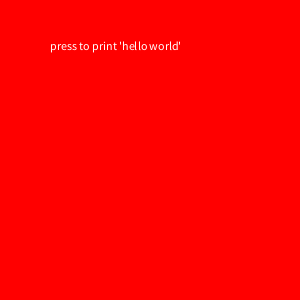
Frame 1 (no input)
Frame 60 (the mouse pressed at the canvas centre just before this capture): identical to frame 1, image omitted
Frame 120 (the mouse held since frame 60 and released just before this capture): identical to frame 1, image omitted

The Processing sketch that drew this single still picture (run headless with seeded random() and noise(); from frame 60 on, the mouse is pressed at the canvas centre):

// Processing sketch: game
// ── game.pde
void setup(){
  size(300,300);
}

void draw(){
  background(255,0,0);
  text("press to print 'hello world'", 50, 50);
}

void mousePressed(){
  println("hello world");
}
